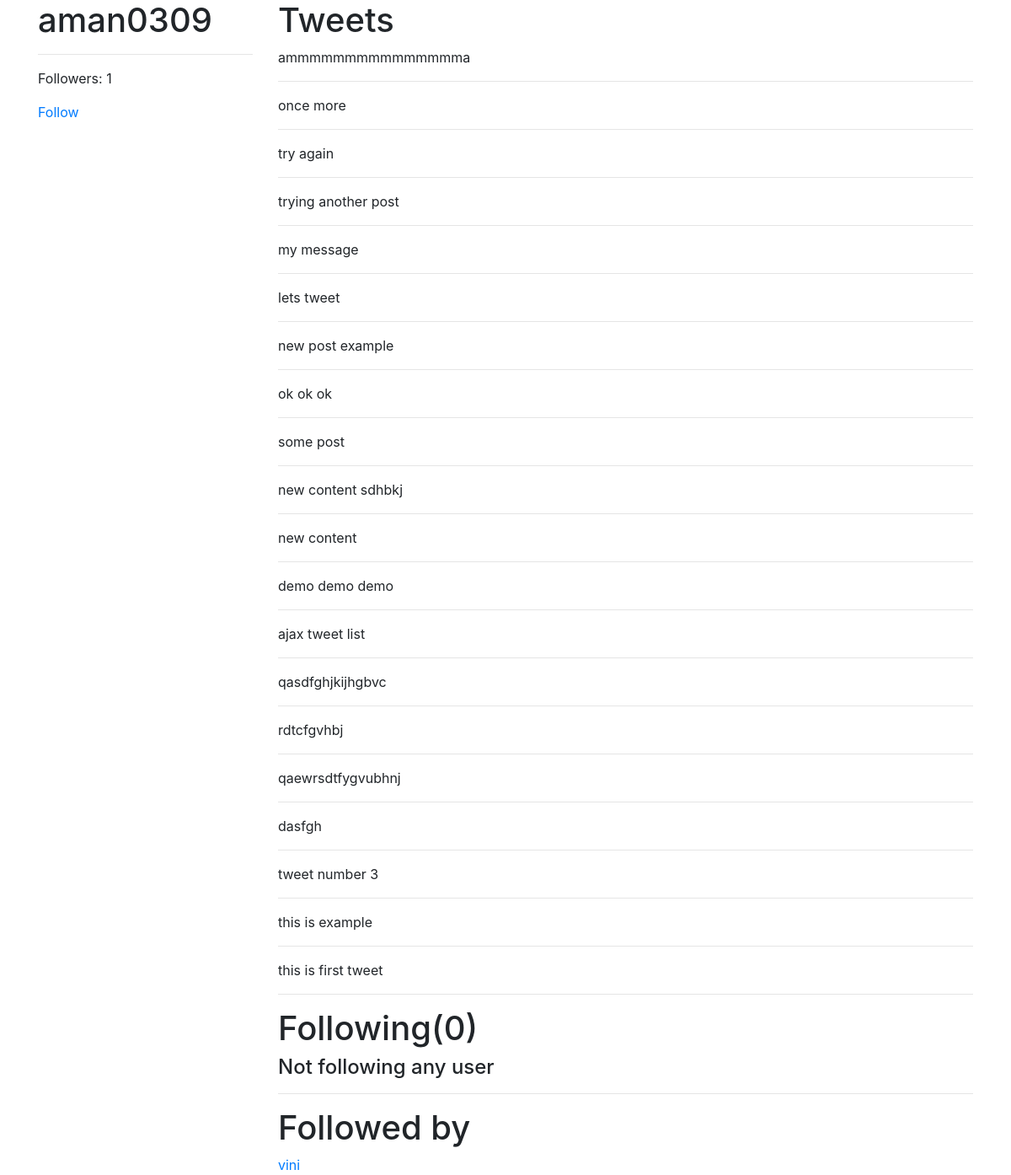
Before: /aman0309/ (signed in) with the older database file.
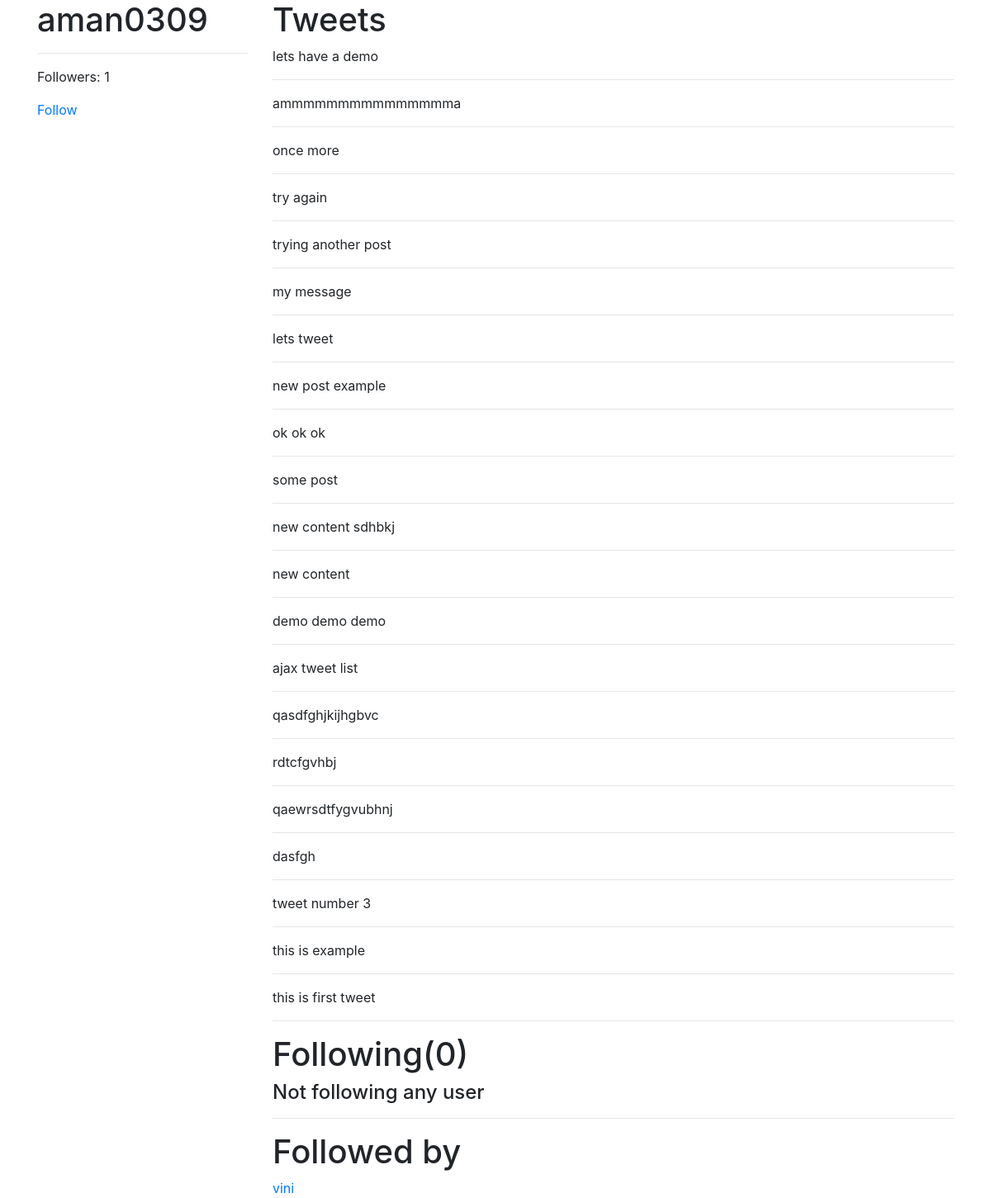
After: the same page with the newer database file.
### tweets/models.py (models this page shows, shortened)
class Tweet(models.Model):
	user = models.ForeignKey(settings.AUTH_USER_MODEL,on_delete=models.CASCADE)
	content = models.CharField(max_length=140,validators=[validate_content])
	timestamp = models.DateTimeField(auto_now_add=True)
	def __str__(self):
		return (self.content)
	class Meta:
		ordering = ['-timestamp']
	"""def clean(self,*args,**kwargs):
		content = self.content
		if content == "abc":
			raise ValidationError("Cannot be abc")
		return super(Tweet,self).clean(*args,**kwargs)"""

### accounts/models.py (models this page shows, shortened)
class UserProfile(models.Model):
	user = models.OneToOneField(settings.AUTH_USER_MODEL,related_name='profile',on_delete=models.CASCADE)
	following = models.ManyToManyField(settings.AUTH_USER_MODEL,blank=True,related_name='followed_by')
	objects = UserProfileManager()
	def get_following(self):
		users = self.following.all()
		return users.exclude(username=self.user.username)
	def get_follow_url(self):
		return reverse_lazy('profiles:follow', kwargs={"username":self.user.username})

### accounts/views.py (the view)
# urls.py: url(r'^(?P<username>[\w.@+-]+)/$',UserDetailView.as_view(),name='detail'),
class UserDetailView(DetailView):
	queryset = User.objects.all()
	template_name = 'accounts/user_detail.html'
	def get_object(self):
		return get_object_or_404(User,username__iexact=self.kwargs.get('username'))
	def get_context_data(self,*args,**kwargs):
		context = super(UserDetailView,self).get_context_data(*args,**kwargs)
		context['following'] = UserProfile.objects.is_following(self.request.user,self.get_object())
		return context

### accounts/models.py (called while the page is built)
	def all(self):
		qs = self.get_queryset().all()
		try:
			if self.instance:
				qs = qs.exclude(user=self.instance)
		except:
			pass
		return qs

	def is_following(self,user,followed_by_user):
		user_profile,created = self.get_or_create(user=user) #returns a tuple (user_obj,True)
		if created:
			return False
		if followed_by_user in user_profile.following.all():
			return True
		return False

### accounts/templates/accounts/user_detail.html
{% extends "base.html" %}
{% block content %}
	<div class="row">
		<div class="col-sm-3 col-xs-12">
			<h1>{{ object.username }}</h1>
			<hr/>
			<p>Followers: {{ object.followed_by.all.count }}</p>
			<p><a href="{{ object.profile.get_follow_url }}">{% if following %} UnFollow {% else %} Follow {% endif %}</a></p>
		</div>
		<div class="col-sm-9 col xs-12">
			<h1>Tweets</h1>
			{% for tweet in object.tweet_set.all %}
			 {{tweet}} <hr/>
			{% endfor %}
			<h1>Following({{object.profile.get_following.count}})</h1>
			{% for user in object.profile.get_following %}
				<a href="{% url 'profiles:detail' username=user.username%}">{{user.username}}</a><br/>
				{% empty %}
				<h4>Not following any user</h4>
			{% endfor %}
			<hr/>
			<h1>Followed by</h1>
			{% for profile in object.followed_by.all %}
			<a href="{% url 'profiles:detail' username=profile.user.username%}">{{profile.user.username}}</a><br/>
			{% empty %}
			<h4>Not followed by any user</h4>
			{% endfor %}
		</div>
	</div>
{%endblock content %}

### templates/base.html (shortened to what this page needs)
{% load static %}
<html lang="en">
  <head>
    <link href="{% static 'css/bootstrap.min.css' %}" rel="stylesheet">
  </head>
  <body>
    <div class='container'>
      {% block content %}
      {% endblock content %}
    </div>
  </body>
</html>

Changed rows visible on the page:
added Tweet: content "lets have a demo"
